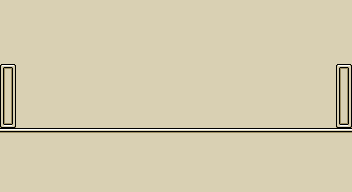

Below is a game level as drawn by its tile map, then a one-line description and the .tmx file that defines it, in full:
An orthogonal 22x12 tile map with 16x16 px tiles, 2 tile layers (Floor, Tile Layer 2).

<map version="1.0" orientation="orthogonal" renderorder="right-down" width="22" height="12" tilewidth="16" tileheight="16" nextobjectid="1">
 <tileset firstgid="1" name="tileset" tilewidth="16" tileheight="16">
  <image source="tileset.png" width="176" height="192" />
  <tile id="14">
   <properties>
    <property name="blocked" value="" />
   </properties>
  </tile>
 </tileset>
 <layer name="Floor" width="22" height="12">
  <data encoding="csv">
24,24,24,24,24,24,24,24,24,24,24,24,24,24,24,24,24,24,24,24,24,24,
24,24,24,24,24,24,24,24,24,24,24,24,24,24,24,24,24,24,24,24,24,24,
24,24,24,24,24,24,24,24,24,24,24,24,24,24,24,24,24,24,24,24,24,24,
24,24,24,24,24,24,24,24,24,24,24,24,24,24,24,24,24,24,24,24,24,24,
24,24,24,24,24,24,24,24,24,24,24,24,24,24,24,24,24,24,24,24,24,24,
24,24,24,24,24,24,24,24,24,24,24,24,24,24,24,24,24,24,24,24,24,24,
24,24,24,24,24,24,24,24,24,24,24,24,24,24,24,24,24,24,24,24,24,24,
24,24,24,24,24,24,24,24,24,24,24,24,24,24,24,24,24,24,24,24,24,24,
24,24,24,24,24,24,24,24,24,24,24,24,24,24,24,24,24,24,24,24,24,24,
24,24,24,24,24,24,24,24,24,24,24,24,24,24,24,24,24,24,24,24,24,24,
24,24,24,24,24,24,24,24,24,24,24,24,24,24,24,24,24,24,24,24,24,24,
24,24,24,24,24,24,24,24,24,24,24,24,24,24,24,24,24,24,24,24,24,24
</data>
 </layer>
 <layer name="Tile Layer 2" width="22" height="12">
  <data encoding="csv">
0,0,0,0,0,0,0,0,0,0,0,0,0,0,0,0,0,0,0,0,0,0,
0,0,0,0,0,0,0,0,0,0,0,0,0,0,0,0,0,0,0,0,0,0,
0,0,0,0,0,0,0,0,0,0,0,0,0,0,0,0,0,0,0,0,0,0,
0,0,0,0,0,0,0,0,0,0,0,0,0,0,0,0,0,0,0,0,0,0,
15,0,0,0,0,0,0,0,0,0,0,0,0,0,0,0,0,0,0,0,0,15,
26,0,0,0,0,0,0,0,0,0,0,0,0,0,0,0,0,0,0,0,0,26,
26,0,0,0,0,0,0,0,0,0,0,0,0,0,0,0,0,0,0,0,0,26,
37,0,0,0,0,0,0,0,0,0,0,0,0,0,0,0,0,0,0,0,0,37,
13,13,13,13,13,13,13,13,13,13,13,13,13,13,13,13,13,13,13,13,13,13,
24,24,24,24,24,24,24,24,24,24,24,24,24,24,24,24,24,24,24,24,24,24,
24,24,24,24,24,24,24,24,24,24,24,24,24,24,24,24,24,24,24,24,24,24,
24,24,24,24,24,24,24,24,24,24,24,24,24,24,24,24,24,24,24,24,24,24
</data>
 </layer>
</map>